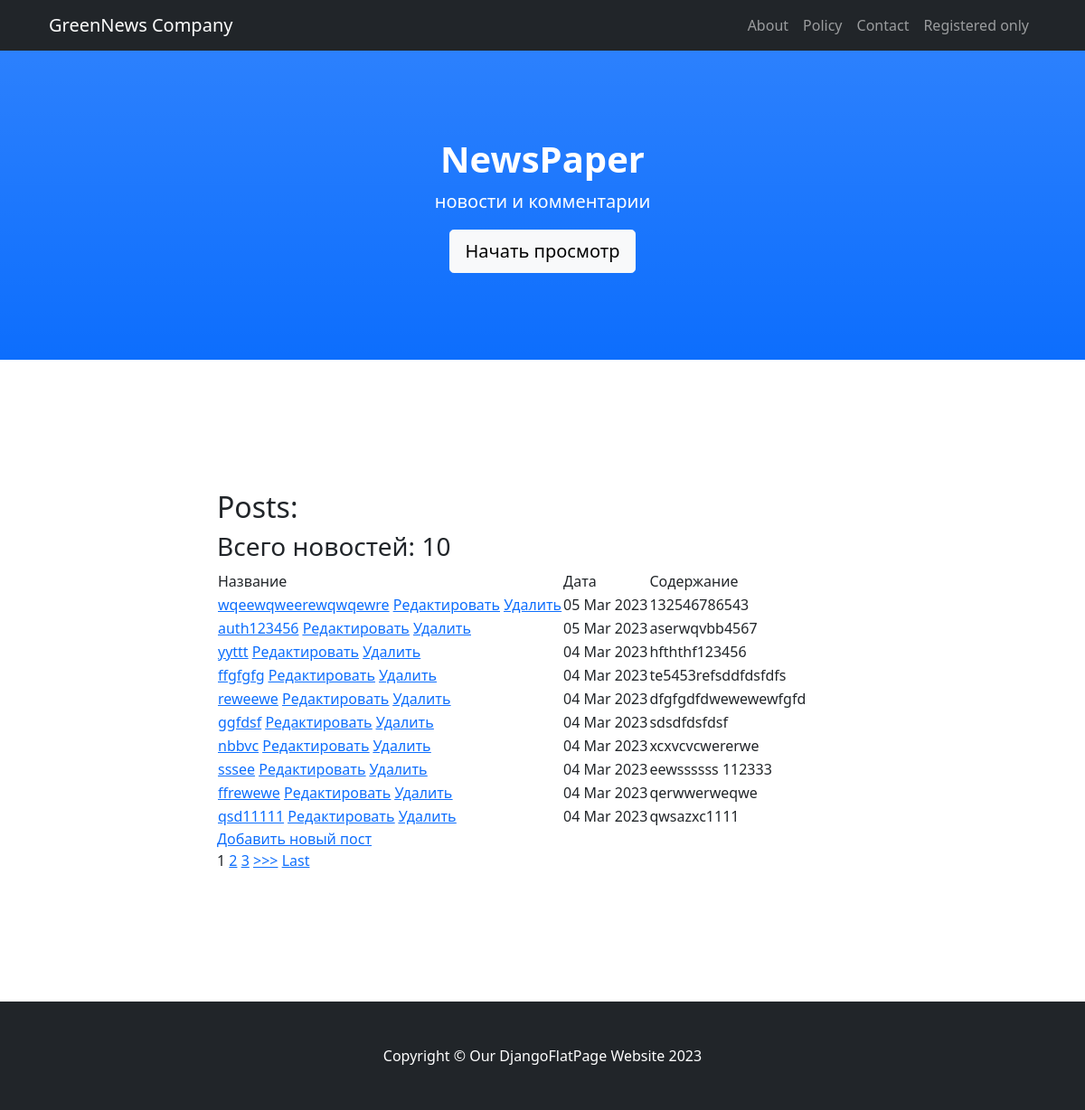
/posts/, run on the app's committed database.
### news/models.py (models this page shows, shortened)
class Post(models.Model):
    postAuthor = models.ForeignKey(Author, on_delete=models.CASCADE,)
    postType = models.CharField(max_length=4, choices=post_types, default=news)
    postDatetime = models.DateTimeField(auto_now_add=True)
    category = models.ManyToManyField(Category, through='PostCategory', related_name='posts',)
    head = models.CharField(max_length=124)
    postText = models.TextField()
    postRate = models.SmallIntegerField(default=0)

### news/views.py (the view, shortened to what this page needs)
# urls.py: path('', PostsList.as_view()),
class PostsList(ListView):
    model = Post
    template_name = 'posts.html'
    context_object_name = 'posts'
    form_class = PostForm
    queryset = Post.objects.order_by('-postDatetime')
    paginate_by = 10
    def get_context_data(self, **kwargs):
        context = super().get_context_data(**kwargs)
        context['categories'] = Category.objects.all()
        context['form'] = PostForm()
        context['is_not_premium'] = not self.request.user.groups.filter(name='authors').exists()
        return context

### news/templatetags/news_filters.py (called while the page is built)
@register.filter(name='censor')
def censor(value, arg='<banned>'):
    banned_words = [ 'пиздец', 'fuck', 'fucking', 'блядь', 'писец']
    if isinstance(value, str) and isinstance(arg, str):
        for i in banned_words:
            value = value.replace(i, arg)
        return value
    else:
        raise ValueError(f'Не применяется для {type(value)} и {type(arg)}')

### templates/posts.html (shortened to what this page needs)
{% extends 'flatpages/default.html' %}
{% load news_filters %}
{% block title %}
Posts:
{% endblock title %}
{% block content %}
    {% if posts %}
        <h3> Всего новостей: {{ posts|length }} </h3>
        <table>
            <tr>
                <td>
                    Название
                </td>
                <td>
                    Дата
                </td>
                <td>
                    Содержание
                </td>
            </tr>
        {% for new in posts %}
            <tr>
                <td>
                    <a href="{% url 'post_detail' new.id %}">{{ new.head|censor|truncatewords:12 }}</a>
                     <a href="{% url 'post_add' new.id %}"><u>Редактировать</u></a>
                    <a href="{% url 'post_delete' new.id %}"><u>Удалить</u></a>
                </td>
                <td>
                    {{ new.postDatetime|date:'d M Y' }}
                </td>
                <td>
                    {{ new.postText|censor|truncatechars:50 }}
                </td>
            </tr>
        {% endfor %}
        </table>
        <a href="{% url 'post_add' %}">Добавить новый пост</a> <br>
        {% if is_paginated %}
            {% for num in page_obj.paginator.page_range %}
                {% if page_obj.number == num %}
                    <a>{{ num }}</a>
                {% elif num > page_obj.number|add:'-3' and num < page_obj.number|add:'3' %}
                    <a href="?page={{ num }}">{{ num }}</a>
                {% endif %}
            {% endfor %}
            {% if page_obj.has_next %}
                <a href="?page={{ page_obj.next_page_number }}">>>></a>
                <a href="?page={{ page_obj.paginator.num_pages }}">Last</a>
            {% endif %}
        {% endif %}
    {% else %}
        <h2>Новостей нет!</h2>
    {% endif %}
{% endblock content %}

### data on the page
Post: head|censor "wqeewqweerewqwqewre", postDatetime "05 Mar 2023", postText|censor "132546786543"
Post: head|censor "auth123456", postDatetime "05 Mar 2023", postText|censor "aserwqvbb4567"
Post: head|censor "yyttt", postDatetime "04 Mar 2023", postText|censor "hfththf123456"
Post: head|censor "ffgfgfg", postDatetime "04 Mar 2023", postText|censor "te5453refsddfdsfdfs"
Post: head|censor "reweewe", postDatetime "04 Mar 2023", postText|censor "dfgfgdfdwewewewfgfd"
Post: head|censor "ggfdsf", postDatetime "04 Mar 2023", postText|censor "sdsdfdsfdsf"
Post: head|censor "nbbvc", postDatetime "04 Mar 2023", postText|censor "xcxvcvcwererwe"
Post: head|censor "sssee", postDatetime "04 Mar 2023", postText|censor "eewssssss 112333"
Post: head|censor "ffrewewe", postDatetime "04 Mar 2023", postText|censor "qerwwerweqwe"
Post: head|censor "qsd11111", postDatetime "04 Mar 2023", postText|censor "qwsazxc1111"

### other printed values
{{ posts|length }} "10"
{{ num }} "1"
{{ num }} "2" "3"
